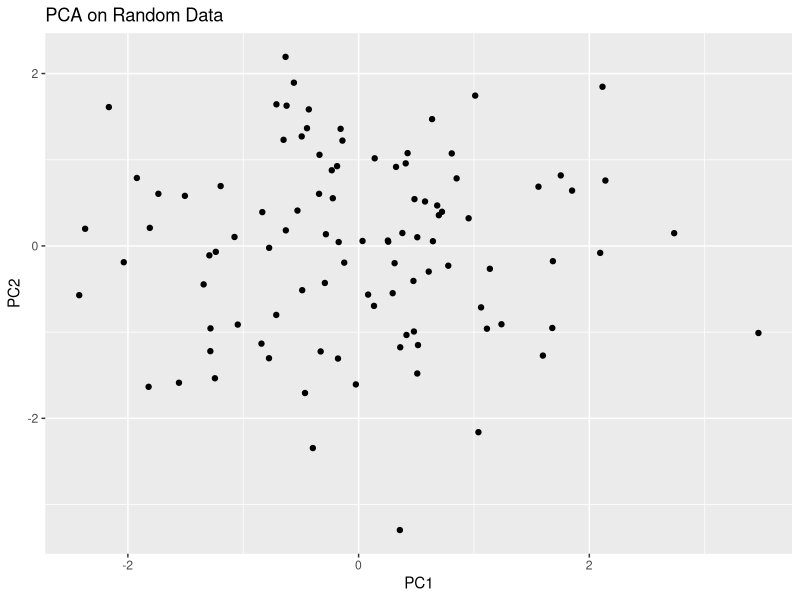
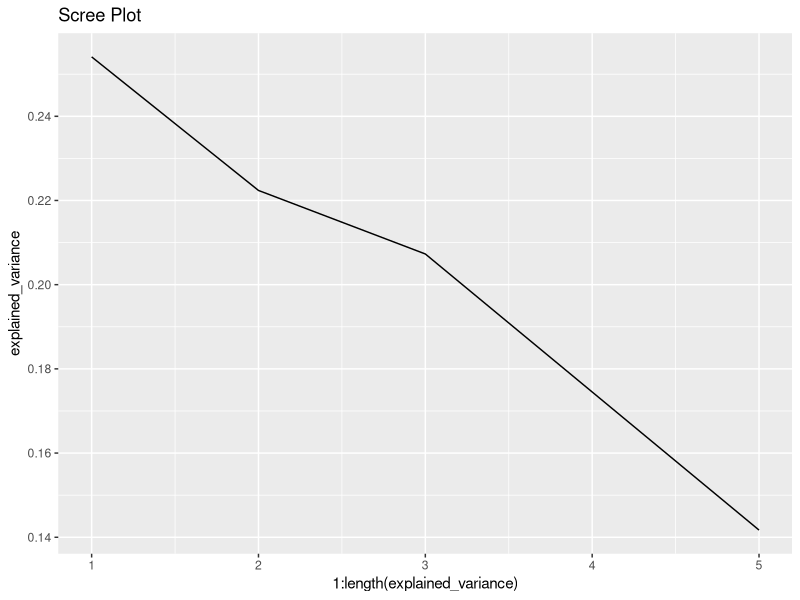
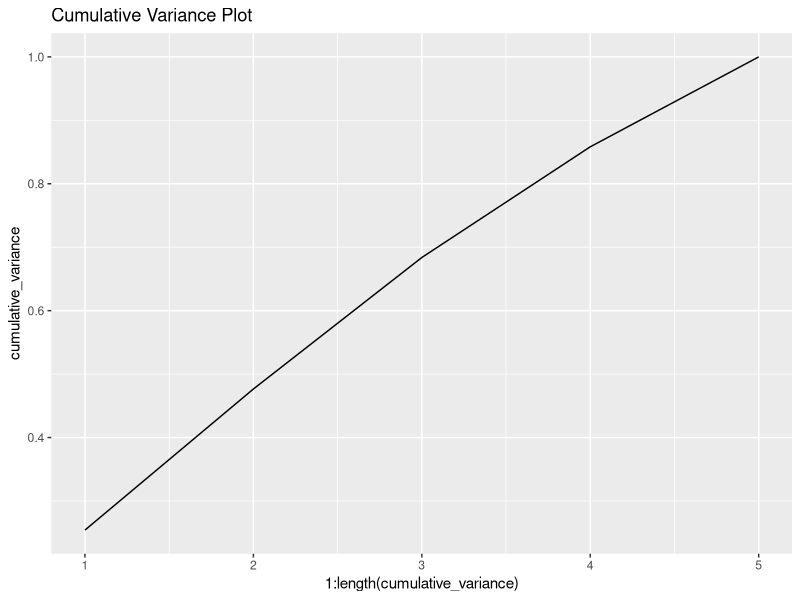
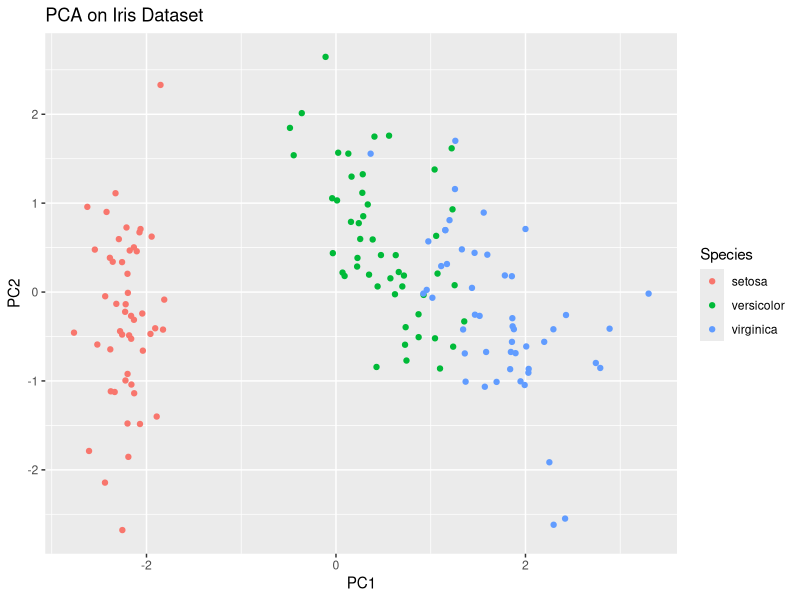

Generate these figures, in order, with R:
## ---- chunk 1
# Let’s create some random data
set.seed(42)
data <- matrix(rnorm(100*5), ncol=5)
colnames(data) <- c("Var1", "Var2", "Var3", "Var4", "Var5")

# Run PCA
pca_result <- prcomp(data, center = TRUE, scale. = TRUE)

# Check out the summary
summary(pca_result)

# Plot the first two principal components
library(ggplot2)
pca_df <- data.frame(pca_result$x)
ggplot(pca_df, aes(x=PC1, y=PC2)) + 
  geom_point() +
  ggtitle("PCA on Random Data")
## ---- chunk 2
# Explained variance
explained_variance <- pca_result$sdev^2 / sum(pca_result$sdev^2)
cumulative_variance <- cumsum(explained_variance)

# Scree plot
qplot(1:length(explained_variance), explained_variance, geom="line") +
  ggtitle("Scree Plot")

# Cumulative variance plot
qplot(1:length(cumulative_variance), cumulative_variance, geom="line") +
  ggtitle("Cumulative Variance Plot")
## ---- chunk 3
# Load the iris dataset
data(iris)
iris_data <- iris[, -5]

# Run PCA
iris_pca <- prcomp(iris_data, center = TRUE, scale. = TRUE)

# Plot the results
iris_pca_df <- data.frame(iris_pca$x, Species = iris$Species)
ggplot(iris_pca_df, aes(x=PC1, y=PC2, color=Species)) +
  geom_point() +
  ggtitle("PCA on Iris Dataset")
